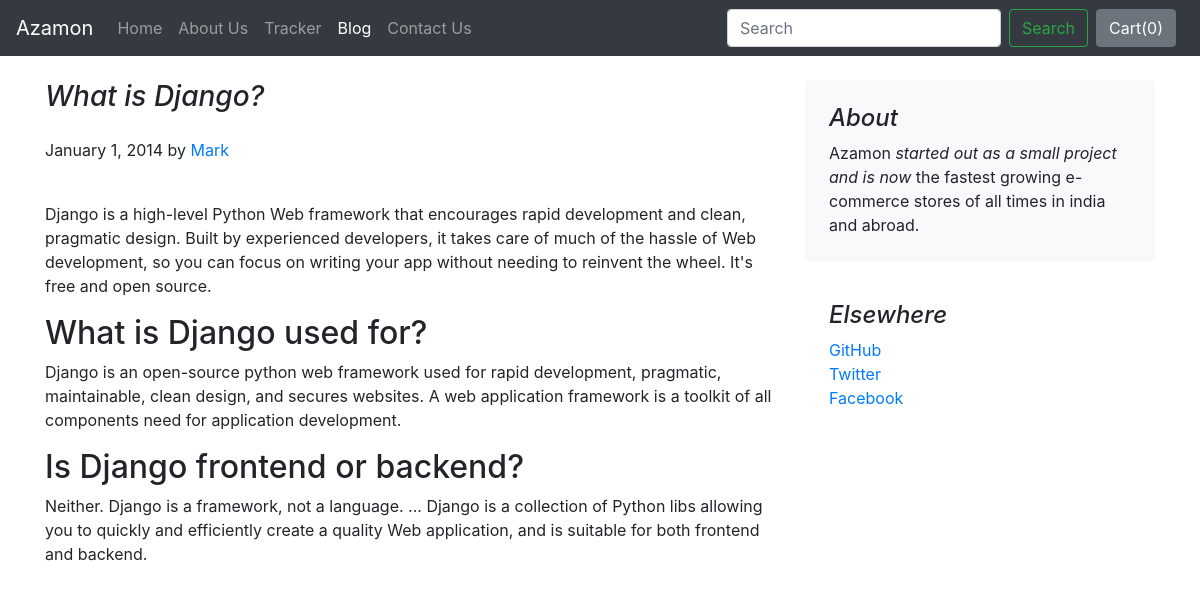
The app's page /blog/blogpost/3 with its own data.
### blog/models.py (models this page shows)
class Blogpost(models.Model):
    post_id = models.AutoField(primary_key=True)
    title = models.CharField(max_length=50)
    head0 = models.CharField(max_length=500, default="")
    chead0 = models.CharField(max_length=5000, default="")
    head1 = models.CharField(max_length=500, default="")
    chead1 = models.CharField(max_length=5000, default="")
    head2 = models.CharField(max_length=500, default="")
    chead2 = models.CharField(max_length=5000, default="")
    pub_date = models.DateField()
    thumbnail = models.ImageField(upload_to='shop/images', default="")
    def __str__(self):
        return self.title

### blog/views.py (the view)
# urls.py: path("blogpost/<int:id>", views.blogpost, name="blogHome")
def blogpost(request, id):
    post = Blogpost.objects.filter(post_id = id)[0]
    print(post)
    return render(request, 'blog/blogpost.html',
                  {'post':post})

### blog/templates/blog/blogpost.html (shortened to what this page needs)
{% extends 'blog/basic.html' %}
{% block body %}
<div class="container">
    <div class="row mt-4">
        <div class="col-md-8 blog-main">
            <h3 class="mb-4 font-italic">
                {{post.title}}
            </h3>
            <div class="blog-post">
                <p class="blog-post-meta">January 1, 2014 by <a href="#">Mark</a></p>
                <br>
                <p>{{post.chead0}}</p>
                <h2>{{post.head1}}</h2>
                <p>{{post.chead1}}</p>
                <h2>{{post.head2}}</h2>
                <p>{{post.chead2}}</p>
            </div>
        </div>
        <aside class="col-md-4 blog-sidebar">
            <div class="p-4 mb-3 bg-light rounded">
                <h4 class="font-italic">About</h4>
                <p class="mb-0">Azamon <em>started out as a small project and is now</em> the fastest growing e-commerce stores of all times in india and abroad.</p>
            </div>
            <div class="p-4">
                <h4 class="font-italic">Elsewhere</h4>
                <ol class="list-unstyled">
                    <li><a href="#">GitHub</a></li>
                    <li><a href="#">Twitter</a></li>
                    <li><a href="#">Facebook</a></li>
                </ol>
            </div>
        </aside>
    </div>
</div>
{% endblock %}

### records on screen
Blogpost: title "What is Django?", chead0 "Django is a high-level Python Web framework that encourages rapid development and clean, pragmatic design. Built by experienced developers, it takes care of much of the hassle of Web development, so you can focus on writing your app without needing to reinvent the wheel. It's free and open source.", head1 "What is Django used for?", chead1 "Django is an open-source python web framework used for rapid development, pragmatic, maintainable, clean design, and secures websites. A web application framework is a toolkit of all components need for application development.", head2 "Is Django frontend or backend?", chead2 "Neither. Django is a framework, not a language. ... Django is a collection of Python libs allowing you to quickly and efficiently create a quality Web application, and is suitable for both frontend and backend."
